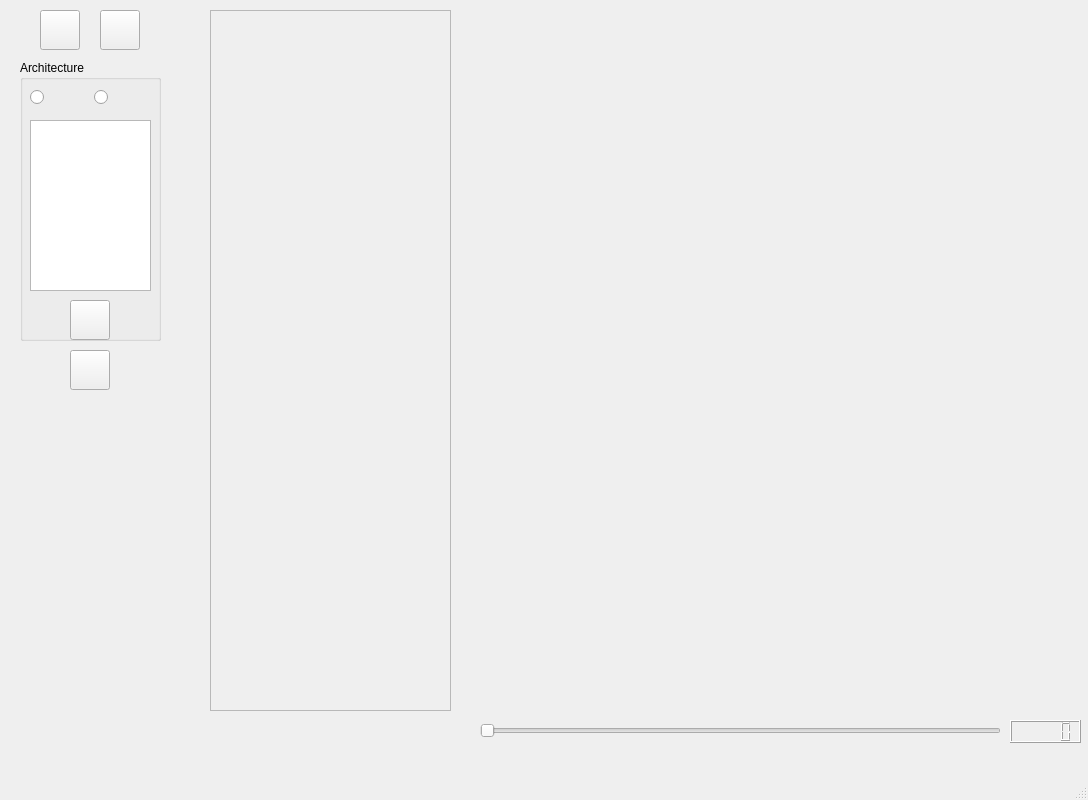
<?xml version="1.0" encoding="UTF-8"?>
<ui version="4.0">
 <class>MainWindow</class>
 <widget class="QMainWindow" name="MainWindow">
  <property name="geometry">
   <rect>
    <x>0</x>
    <y>0</y>
    <width>1088</width>
    <height>800</height>
   </rect>
  </property>
  <property name="windowTitle">
   <string>MainWindow</string>
  </property>
  <widget class="QWidget" name="centralwidget">
   <widget class="MatplotlibWidget" name="matplotlibwidget_static" native="true">
    <property name="geometry">
     <rect>
      <x>480</x>
      <y>30</y>
      <width>601</width>
      <height>681</height>
     </rect>
    </property>
   </widget>
   <widget class="QGroupBox" name="groupBox">
    <property name="geometry">
     <rect>
      <x>20</x>
      <y>60</y>
      <width>141</width>
      <height>281</height>
     </rect>
    </property>
    <property name="title">
     <string>Architecture</string>
    </property>
    <widget class="QListView" name="listView">
     <property name="geometry">
      <rect>
       <x>10</x>
       <y>60</y>
       <width>121</width>
       <height>171</height>
      </rect>
     </property>
    </widget>
    <widget class="QPushButton" name="wyPlot">
     <property name="geometry">
      <rect>
       <x>50</x>
       <y>240</y>
       <width>40</width>
       <height>40</height>
      </rect>
     </property>
     <property name="text">
      <string/>
     </property>
     <property name="icon">
      <iconset>
       <normalon>:/pic/img/brush.png</normalon>
      </iconset>
     </property>
     <property name="iconSize">
      <size>
       <width>30</width>
       <height>30</height>
      </size>
     </property>
    </widget>
    <widget class="QWidget" name="">
     <property name="geometry">
      <rect>
       <x>10</x>
       <y>20</y>
       <width>122</width>
       <height>36</height>
      </rect>
     </property>
     <layout class="QHBoxLayout" name="horizontalLayout">
      <item>
       <widget class="QRadioButton" name="radioButton">
        <property name="text">
         <string/>
        </property>
        <property name="icon">
         <iconset>
          <normalon>:/pic/img/funnel.png</normalon>
         </iconset>
        </property>
        <property name="iconSize">
         <size>
          <width>30</width>
          <height>30</height>
         </size>
        </property>
       </widget>
      </item>
      <item>
       <widget class="QRadioButton" name="radioButton_2">
        <property name="text">
         <string/>
        </property>
        <property name="icon">
         <iconset>
          <normalon>:/pic/img/layers.png</normalon>
         </iconset>
        </property>
        <property name="iconSize">
         <size>
          <width>30</width>
          <height>30</height>
         </size>
        </property>
       </widget>
      </item>
     </layout>
    </widget>
   </widget>
   <widget class="MatplotlibWidget" name="matplotlibwidget_static_2" native="true">
    <property name="geometry">
     <rect>
      <x>270</x>
      <y>20</y>
      <width>781</width>
      <height>571</height>
     </rect>
    </property>
   </widget>
   <widget class="QSlider" name="horizontalSlider">
    <property name="geometry">
     <rect>
      <x>480</x>
      <y>720</y>
      <width>521</width>
      <height>22</height>
     </rect>
    </property>
    <property name="orientation">
     <enum>Qt::Horizontal</enum>
    </property>
   </widget>
   <widget class="QLCDNumber" name="lcdNumber">
    <property name="geometry">
     <rect>
      <x>1010</x>
      <y>720</y>
      <width>71</width>
      <height>23</height>
     </rect>
    </property>
   </widget>
   <widget class="QScrollArea" name="scrollArea">
    <property name="geometry">
     <rect>
      <x>210</x>
      <y>10</y>
      <width>241</width>
      <height>701</height>
     </rect>
    </property>
    <property name="widgetResizable">
     <bool>true</bool>
    </property>
    <widget class="QWidget" name="scrollAreaWidgetContents">
     <property name="geometry">
      <rect>
       <x>0</x>
       <y>0</y>
       <width>239</width>
       <height>699</height>
      </rect>
     </property>
    </widget>
   </widget>
   <widget class="QPushButton" name="wyChooseFile">
    <property name="geometry">
     <rect>
      <x>40</x>
      <y>10</y>
      <width>40</width>
      <height>40</height>
     </rect>
    </property>
    <property name="text">
     <string/>
    </property>
    <property name="icon">
     <iconset>
      <normalon>:/pic/img/folder.png</normalon>
     </iconset>
    </property>
    <property name="iconSize">
     <size>
      <width>30</width>
      <height>30</height>
     </size>
    </property>
    <property name="autoDefault">
     <bool>false</bool>
    </property>
   </widget>
   <widget class="QPushButton" name="wyShowArchitecture">
    <property name="geometry">
     <rect>
      <x>100</x>
      <y>10</y>
      <width>40</width>
      <height>40</height>
     </rect>
    </property>
    <property name="text">
     <string/>
    </property>
    <property name="icon">
     <iconset resource="img.qrc">
      <normaloff>:/pic/img/biology.png</normaloff>:/pic/img/biology.png</iconset>
    </property>
    <property name="iconSize">
     <size>
      <width>30</width>
      <height>30</height>
     </size>
    </property>
   </widget>
   <widget class="QPushButton" name="wySubsetSelection">
    <property name="geometry">
     <rect>
      <x>70</x>
      <y>350</y>
      <width>40</width>
      <height>40</height>
     </rect>
    </property>
    <property name="text">
     <string/>
    </property>
    <property name="icon">
     <iconset>
      <normalon>:/pic/img/microscope.png</normalon>
     </iconset>
    </property>
    <property name="iconSize">
     <size>
      <width>30</width>
      <height>30</height>
     </size>
    </property>
   </widget>
  </widget>
  <widget class="QMenuBar" name="menubar">
   <property name="geometry">
    <rect>
     <x>0</x>
     <y>0</y>
     <width>1088</width>
     <height>23</height>
    </rect>
   </property>
  </widget>
  <widget class="QStatusBar" name="statusbar"/>
 </widget>
 <customwidgets>
  <customwidget>
   <class>MatplotlibWidget</class>
   <extends>QWidget</extends>
   <header location="global">matplotlibwidget.h</header>
   <container>1</container>
  </customwidget>
 </customwidgets>
 <resources>
  <include location="img.qrc"/>
 </resources>
 <connections/>
</ui>
